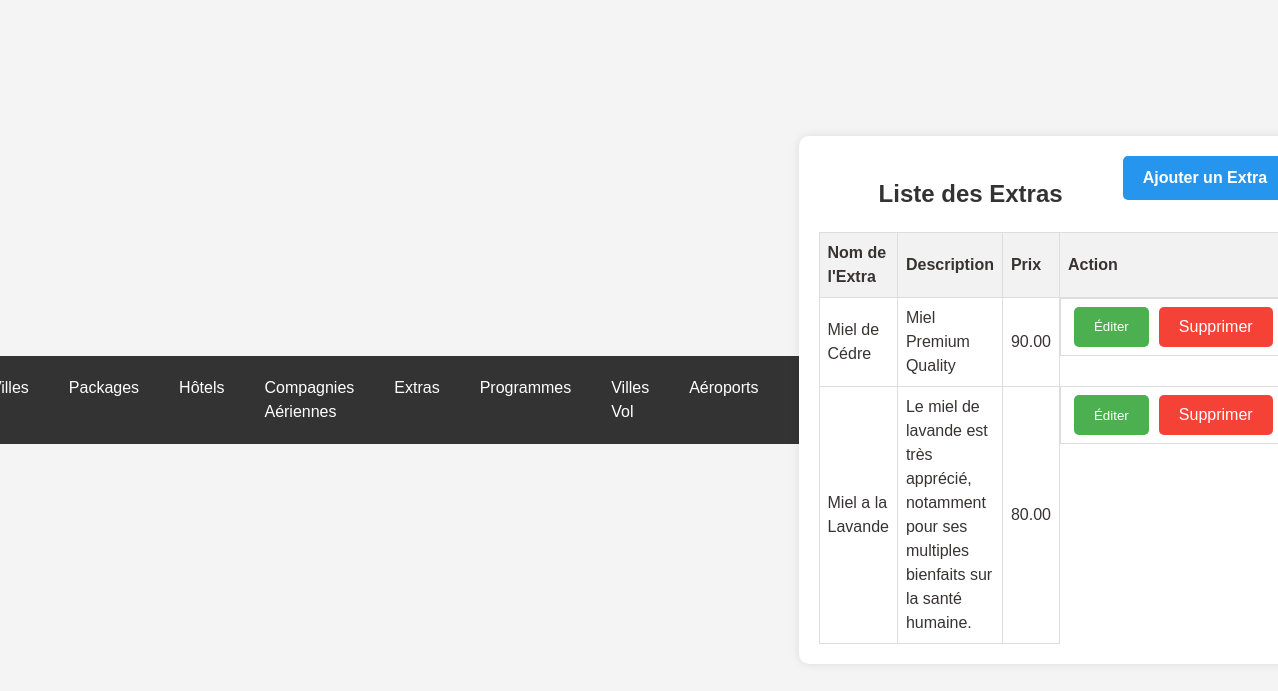
Screenshot of /list_extra.php (signed in) with the database file from the repository.
### tables this page shows
CREATE TABLE `extras` (
  `id` int(11) NOT NULL,
  `nom` varchar(255) NOT NULL,
  `description` text DEFAULT NULL,
  `prix` decimal(10,2) NOT NULL
);

### list_extra.php (the view, shortened to what this page needs)
<!DOCTYPE html>
<html lang="fr">
<head>
    <link rel="stylesheet" href="styles.css">
    <?php include 'header.php'; ?>
</head>
<body>
    <div class="container">
        <a href="ajout_extra.php" class='btn-add'><b>Ajouter un Extra</b></a>
        <h2 class="text-center">Liste des Extras</h2>
        <table class="table table-bordered">
            <thead>
                <tr>
                    <th>Nom de l'Extra</th>
                    <th>Description</th>
                    <th>Prix</th>
                    <th>Action</th>
                </tr>
            </thead>
            <tbody>
                <?php
                include 'db.php';
                $sql_extras = "SELECT * FROM extras";
                $result_extras = mysqli_query($conn, $sql_extras);
                if (mysqli_num_rows($result_extras) > 0) {
                    while ($row_extra = mysqli_fetch_assoc($result_extras)) {
                        echo "<tr>";
                        echo "<td>" . $row_extra['nom'] . "</td>";
                        echo "<td>" . $row_extra['description'] . "</td>";
                        echo "<td>" . $row_extra['prix'] . "</td>";
                        echo "<td class='btn-group'>";
                        echo "<button class='btn btn-edit' onclick=\"window.location.href='edit_extra.php?id=" . $row_extra['id'] . "'\">Éditer</button>";
                        echo "<a class='btn btn-delete' href='delete_extra.php?id=" . $row_extra['id'] . "' onclick=\"return confirm('Êtes-vous sûr de vouloir supprimer cet extra?')\">Supprimer</a>";
                        echo "</td>";
                        echo "</tr>";
                    }
                } else {
                    echo "<tr><td colspan='4'>Aucun extra disponible pour le moment.</td></tr>";
                }
                ?>
            </tbody>
        </table>
    </div>
</body>
</html>

### css/styles.css (style rules this page uses)
body { font-family: 'Lexend', sans-serif; line-height: 1.5; min-height: 100vh; display: flex; align-items: center; justify-content: center; color: #393232; background-color: #f7f7f7; }
.btn-group { display: flex; justify-content: space-between; }
.btn-group { margin-top: auto; }

### list_extra.php (style rules this page uses)
body { font-family: Arial, sans-serif; background-color: #f4f4f4; margin: 0; padding: 0; box-sizing: border-box; }
.container { width: 80%; margin: auto; background-color: #fff; padding: 20px; border-radius: 10px; box-shadow: 0 0 10px rgba(0, 0, 0, 0.1); }
h2 { text-align: center; color: #333; }
table { width: 100%; border-collapse: collapse; }
th, td { border: 1px solid #ddd; padding: 8px; text-align: left; }
th { background-color: #f2f2f2; }
.btn-group { text-align: center; }
.btn { padding: 8px 20px; margin: 0 5px; border: none; border-radius: 5px; cursor: pointer; }
.btn-edit { background-color: #4CAF50; color: white; }
.btn-delete { background-color: #f44336; color: white; text-decoration: none; }
.btn-add { background-color: #2595ee; color: white; padding: 10px 20px; border: none; border-radius: 5px; cursor: pointer; float:right; text-decoration: none; }

### header.php (style rules this page uses)
body { font-family: Arial, sans-serif; background-color: #f4f4f4; margin: 0; padding: 0; box-sizing: border-box; }

### rows the page displays
extras: nom "Miel de Cédre", description "Miel Premium Quality", prix "90.00"
extras: nom "Miel a la Lavande", description "Le miel de lavande est très apprécié, notamment pour ses multiples bienfaits sur la santé humaine.", prix "80.00"
